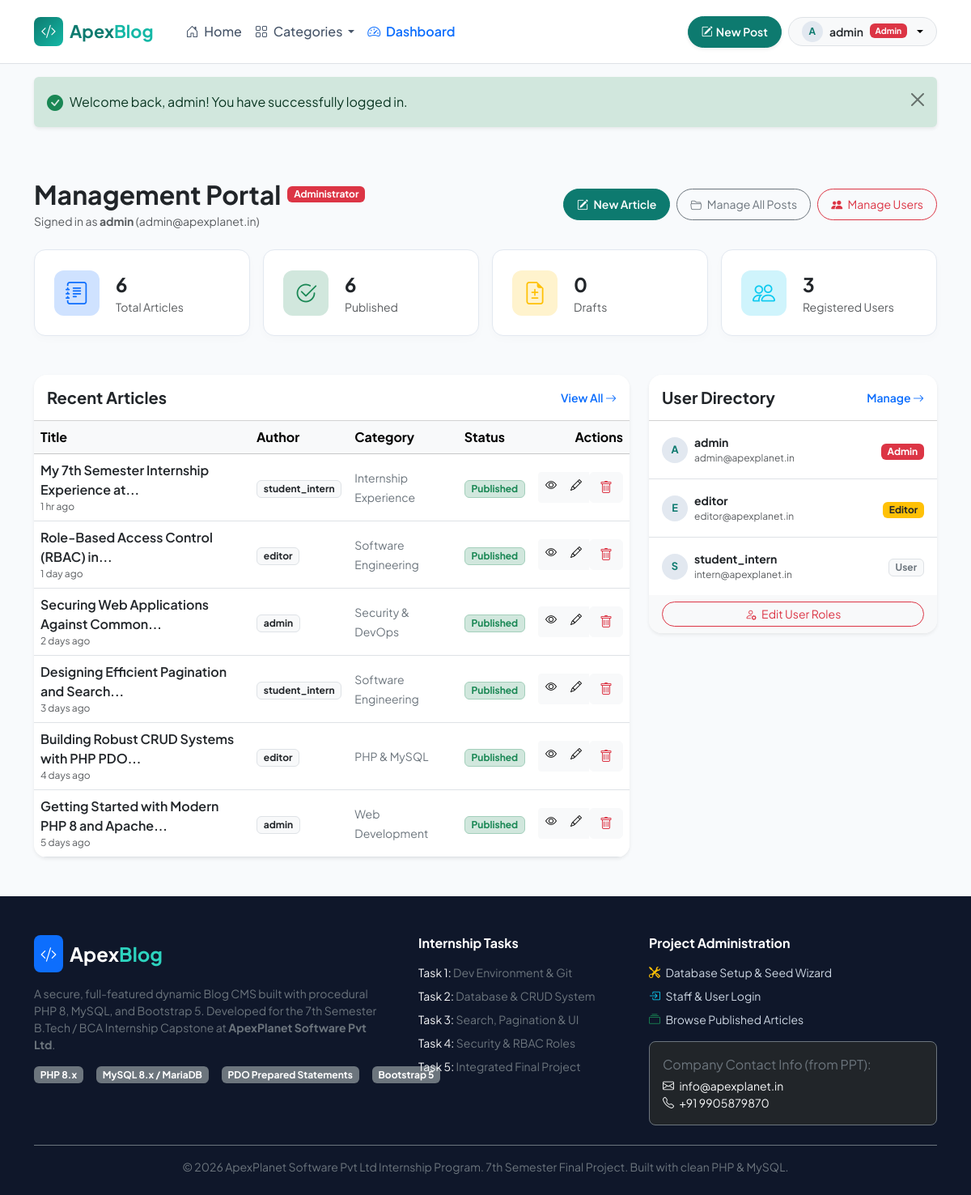
Page /admin/dashboard.php (signed in) on the committed database.
### tables this page shows
CREATE TABLE `users` (
  `id` INT AUTO_INCREMENT PRIMARY KEY,
  `username` VARCHAR(50) NOT NULL UNIQUE,
  `email` VARCHAR(100) NOT NULL UNIQUE,
  `password` VARCHAR(255) NOT NULL,
  `role` ENUM('admin', 'editor', 'user') NOT NULL DEFAULT 'user',
  `created_at` TIMESTAMP DEFAULT CURRENT_TIMESTAMP
);

CREATE TABLE `posts` (
  `id` INT AUTO_INCREMENT PRIMARY KEY,
  `user_id` INT NOT NULL,
  `title` VARCHAR(255) NOT NULL,
  `category` VARCHAR(50) NOT NULL DEFAULT 'Web Development',
  `content` TEXT NOT NULL,
  `status` ENUM('published', 'draft') NOT NULL DEFAULT 'published',
  `created_at` TIMESTAMP DEFAULT CURRENT_TIMESTAMP,
  `updated_at` TIMESTAMP DEFAULT CURRENT_TIMESTAMP ON UPDATE CURRENT_TIMESTAMP,
  INDEX (`user_id`),
  INDEX (`category`),
  INDEX (`status`),
  INDEX (`created_at`),
  CONSTRAINT `fk_posts_user` FOREIGN KEY (`user_id`) REFERENCES `users` (`id`) ON DELETE CASCADE ON UPDATE CASCADE
);

### admin/dashboard.php (the view, shortened to what the rows shown need)
<?php
require_once __DIR__ . '/../config/functions.php';
$pdo = getDBConnection();
$recentPostsStmt = $pdo->query("
    SELECT posts.*, users.username, users.role AS author_role
    FROM posts
    JOIN users ON posts.user_id = users.id
    ORDER BY posts.created_at DESC
    LIMIT 6
");
$recentPosts = $recentPostsStmt->fetchAll();
$recentUsers = [];
if (is_admin()) {
    $recentUsers = $pdo->query("
        SELECT id, username, email, role, created_at,
        (SELECT COUNT(*) FROM posts WHERE posts.user_id = users.id) AS post_count
        FROM users
        ORDER BY created_at DESC
        LIMIT 5
    ")->fetchAll();
}
require_once __DIR__ . '/../includes/header.php';
?>
<div class="container py-5">
    <div class="d-flex flex-wrap align-items-center justify-content-between gap-3 mb-4">
        <div>
            <div class="d-flex align-items-center gap-2 mb-1">
                <h2 class="fw-bold text-dark mb-0">Management Portal</h2>
                <?php if (is_admin()): ?>
                    <span class="badge bg-danger">Administrator</span>
                <?php else: ?>
                    <span class="badge bg-warning text-dark">Editor</span>
                <?php endif; ?>
            </div>
            <p class="text-muted small mb-0">Signed in as <strong><?= e($currentUser['username']) ?></strong> (<?= e($currentUser['email']) ?>)</p>
        </div>
    </div>
    <div class="row g-4">
        <div class="col-lg-<?= is_admin() ? '8' : '12' ?>">
            <div class="card border-0 shadow-sm rounded-4 overflow-hidden">
                <div class="table-responsive">
                    <table class="table table-hover align-middle mb-0">
                        <thead class="table-light">
                            <tr>
                                <th>Title</th>
                                <th>Author</th>
                                <th>Category</th>
                                <th>Status</th>
                                <th class="text-end">Actions</th>
                            </tr>
                        </thead>
                        <tbody>
                            <?php if (empty($recentPosts)): ?>
                                <tr>
                                    <td colspan="5" class="text-center py-4 text-muted">No posts available yet.</td>
                                </tr>
                            <?php else: ?>
                                <?php foreach ($recentPosts as $post): ?>
                                    <tr>
                                        <td>
                                            <a href="<?= BASE_URL ?>/posts/view.php?id=<?= (int)$post['id'] ?>" class="text-decoration-none fw-semibold text-dark">
                                                <?= e(truncate_text($post['title'], 45)) ?>
                                            </a>
                                            <div class="text-muted" style="font-size: 0.75rem;"><?= time_ago($post['created_at']) ?></div>
                                        </td>
                                        <td>
                                            <span class="badge bg-light text-dark border"><?= e($post['username']) ?></span>
                                        </td>
                                        <td>
                                            <span class="small text-secondary"><?= e($post['category']) ?></span>
                                        </td>
                                        <td>
                                            <?php if ($post['status'] === 'published'): ?>
                                                <span class="badge bg-success-subtle text-success border border-success-subtle">Published</span>
                                            <?php else: ?>
                                                <span class="badge bg-secondary-subtle text-secondary border">Draft</span>
                                            <?php endif; ?>
                                        </td>
                                        <td class="text-end">
                                            <div class="btn-group btn-group-sm">
                                                <a href="<?= BASE_URL ?>/posts/view.php?id=<?= (int)$post['id'] ?>" class="btn btn-light" title="View">
                                                    <i class="bi bi-eye"></i>
                                                </a>
                                                <a href="<?= BASE_URL ?>/posts/edit.php?id=<?= (int)$post['id'] ?>" class="btn btn-light" title="Edit">
                                                    <i class="bi bi-pencil"></i>
                                                </a>
                                                <?php if (can_delete_post($post)): ?>
                                                    <form method="POST" action="<?= BASE_URL ?>/posts/delete.php" class="d-inline" onsubmit="return confirm('Delete this post?');">
                                                        <button type="submit" class="btn btn-light text-danger" title="Delete">
                                                            <i class="bi bi-trash"></i>
                                                        </button>
                                                    </form>
                                                <?php endif; ?>
                                            </div>
                                        </td>
                                    </tr>
                                <?php endforeach; ?>
                            <?php endif; ?>
                        </tbody>
                    </table>
                </div>
            </div>
        </div>
        <?php if (is_admin()): ?>
            <div class="col-lg-4">
                <div class="card border-0 shadow-sm rounded-4 overflow-hidden">
                    <div class="card-body p-0">
                        <ul class="list-group list-group-flush">
                            <?php foreach ($recentUsers as $user): ?>
                                <li class="list-group-item d-flex align-items-center justify-content-between py-3">
                                    <div class="d-flex align-items-center gap-2">
                                        <div class="post-author-avatar" style="width: 32px; height: 32px; font-size: 0.8rem;">
                                            <?= strtoupper(substr($user['username'], 0, 1)) ?>
                                        </div>
                                        <div>
                                            <div class="fw-bold small text-dark"><?= e($user['username']) ?></div>
                                            <div class="text-muted" style="font-size: 0.75rem;"><?= e($user['email']) ?></div>
                                        </div>
                                    </div>
                                    <div class="text-end">
                                        <?php if ($user['role'] === 'admin'): ?>
                                            <span class="badge bg-danger">Admin</span>
                                        <?php elseif ($user['role'] === 'editor'): ?>
                                            <span class="badge bg-warning text-dark">Editor</span>
                                        <?php else: ?>
                                            <span class="badge bg-light text-secondary border">User</span>
                                        <?php endif; ?>
                                    </div>
                                </li>
                            <?php endforeach; ?>
                        </ul>
                    </div>
                </div>
            </div>
        <?php endif; ?>
    </div>
</div>
<?php require_once __DIR__ . '/../includes/footer.php'; ?>

### includes/navbar.php (shortened to what the rows shown need)
<?php
$currentUser = current_user();
?>
<nav class="navbar navbar-expand-lg navbar-light bg-white border-bottom sticky-top py-2 py-lg-3 shadow-xs">
    <div class="container">
        <div class="collapse navbar-collapse" id="navbarMain">
            <div class="d-flex align-items-center gap-2">
                <?php if (is_logged_in()): ?>
                    <a href="<?= BASE_URL ?>/posts/create.php" class="btn btn-primary-custom btn-sm rounded-pill px-3 py-2 d-inline-flex align-items-center gap-1 shadow-sm">
                        <i class="bi bi-pencil-square"></i>
                        <span>New Post</span>
                    </a>
                    <div class="dropdown">
                        <button class="btn btn-light rounded-pill px-3 py-1 border d-flex align-items-center gap-2 dropdown-toggle" type="button" id="userMenu" data-bs-toggle="dropdown" aria-expanded="false">
                            <span class="post-author-avatar" style="width: 26px; height: 26px; font-size: 0.75rem;">
                                <?= strtoupper(substr($currentUser['username'], 0, 1)) ?>
                            </span>
                            <span class="fw-semibold small text-dark"><?= e($currentUser['username']) ?></span>
                            <?php if ($currentUser['role'] === 'admin'): ?>
                                <span class="badge bg-danger" style="font-size: 0.65rem;">Admin</span>
                            <?php elseif ($currentUser['role'] === 'editor'): ?>
                                <span class="badge bg-warning text-dark" style="font-size: 0.65rem;">Editor</span>
                            <?php else: ?>
                                <span class="badge bg-info text-dark" style="font-size: 0.65rem;">Author</span>
                            <?php endif; ?>
                        </button>
                    </div>
                <?php endif; ?>
            </div>
        </div>
    </div>
</nav>

### rows in the picture
users: username "A", username "admin", email "admin@apexplanet.in", role "Admin"
posts: title "My 7th Semester Internship Experience at...", created_at "1 hr ago", user.username "student_intern", category "Internship Experience", status "Published"
posts: title "Role-Based Access Control (RBAC) in...", created_at "1 day ago", user.username "editor", category "Software Engineering", status "Published"
posts: title "Securing Web Applications Against Common...", created_at "2 days ago", user.username "admin", category "Security & DevOps", status "Published"
posts: title "Designing Efficient Pagination and Search...", created_at "3 days ago", user.username "student_intern", category "Software Engineering", status "Published"
posts: title "Building Robust CRUD Systems with PHP PDO...", created_at "4 days ago", user.username "editor", category "PHP & MySQL", status "Published"
posts: title "Getting Started with Modern PHP 8 and Apache...", created_at "5 days ago", user.username "admin", category "Web Development", status "Published"
users: username "E", username "editor", email "editor@apexplanet.in", role "Editor"
users: username "S", username "student_intern", email "intern@apexplanet.in", role "User"

### other values in the picture
$flash['message'] "Welcome back, admin! You have successfully logged in."
$totalPosts "6"
$publishedPosts "6"
$draftPosts "0"
$totalUsers "3"
